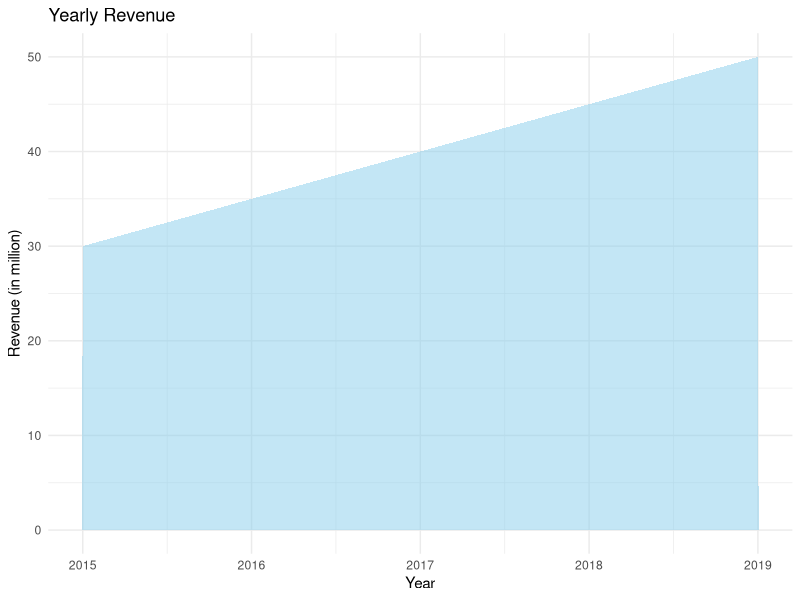

Reproduce this figure in R.
library(ggplot2)
# Create a data frame
revenue_data <- data.frame(
  Year = 2015:2019,
  Revenue = c(30, 35, 40, 45, 50)
)
# Plot area plot
ggplot(revenue_data, aes(x = Year, y = Revenue)) +
  geom_area(fill = "skyblue", alpha = 0.5) +
  labs(title = "Yearly Revenue",
       x = "Year",
       y = "Revenue (in million)") +
  theme_minimal()
